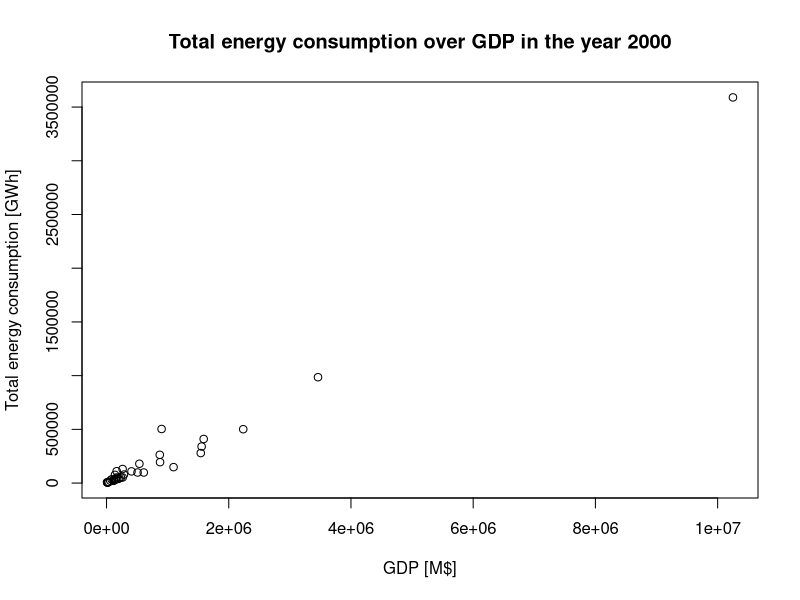
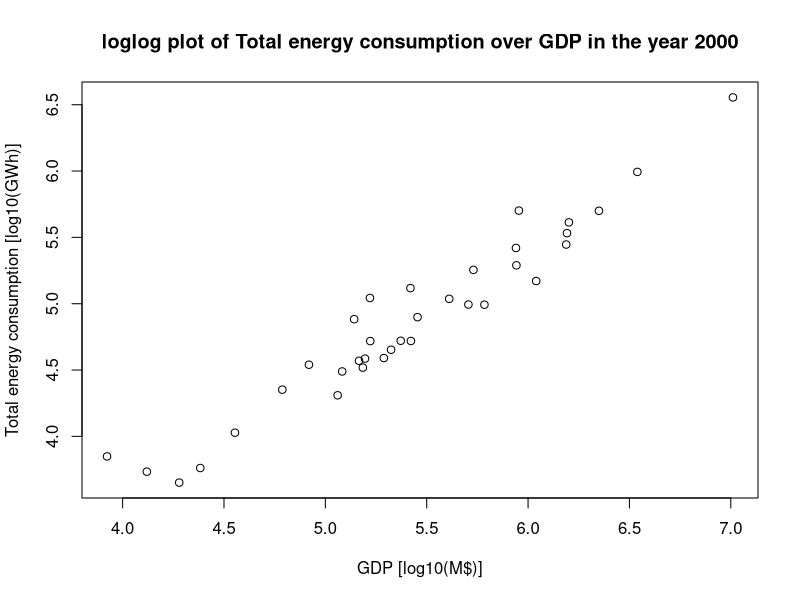
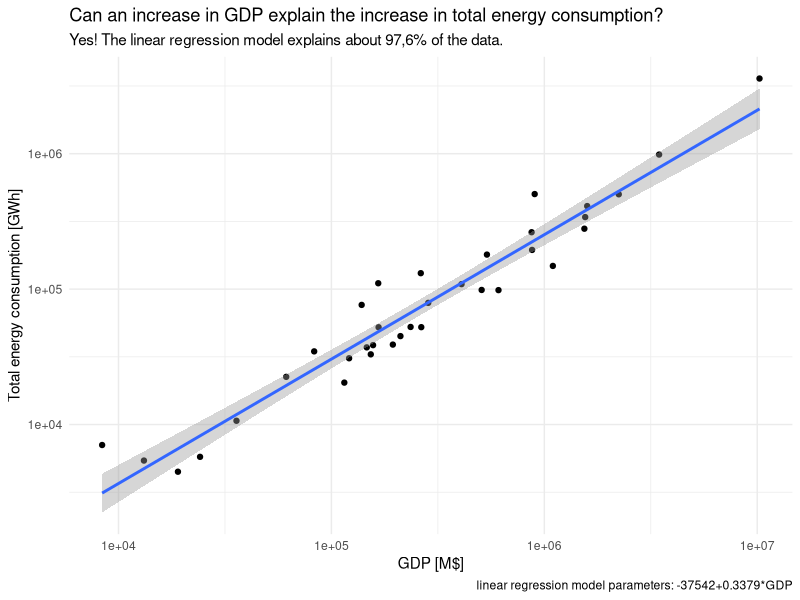
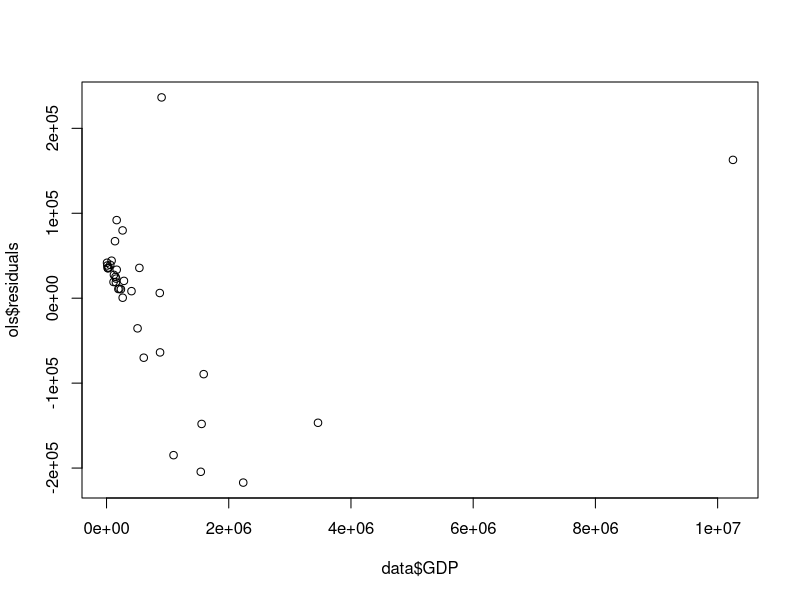

Write R code to recreate these figures, in order.
## ---- chunk 1
knitr::opts_chunk$set(echo = TRUE)
## ---- chunk 2
data = read.csv("ELCONS_GDP.csv")
head(data)
## ---- chunk 3
summary(data)
## ---- chunk 4
#define plot labels
xlabel="GDP [M$]"
ylabel="Total energy consumption [GWh]"
xloglabel="GDP [log10(M$)]"
yloglabel="Total energy consumption [log10(GWh)]"


## ---- chunk 5
plot(data$GDP, data$TOTALCONS,
     main="Total energy consumption over GDP in the year 2000",
     xlab=xlabel,
     ylab=ylabel)
## ---- chunk 6
plot(log10(data$GDP), log10(data$TOTALCONS),
     main="loglog plot of Total energy consumption over GDP in the year 2000",
     xlab=xloglabel,
     ylab=yloglabel)
## ---- chunk 7
ols = lm(
         TOTALCONS ~ GDP,
         data = data
)
summary(ols)
ols$coefficients
## ---- chunk 8
summary(ols)
## ---- chunk 9
#install.packages("dplyr")
library(dplyr)
#install.packages("ggplot2")
library(ggplot2)
## ---- chunk 10

data %>% ggplot(mapping = aes(x = GDP, y = TOTALCONS)) +
  theme_minimal() +
  geom_point() +
  #geom_smooth(method = "lm", se = FALSE) + #no standard error plotted
  geom_smooth(method = "lm") +
  labs(x=xlabel, y=ylabel,
       title="Can an increase in GDP explain the increase in total energy consumption?",
       subtitles="Yes! The linear regression model explains about 97,6% of the data.",
       caption="linear regression model parameters: -37542+0.3379*GDP") +
  scale_x_continuous(trans='log10') +
  scale_y_continuous(trans='log10')


## ---- chunk 11
#ols$residuals
#resid(ols)
plot(data$GDP, ols$residuals)
## ---- chunk 12
mean(ols$residuals)
## ---- chunk 13
mdl2 = lm(
         log(TOTALCONS) ~ log(GDP),
         data = data
)
summary(mdl2)
## ---- chunk 14
mdl2$coefficients
